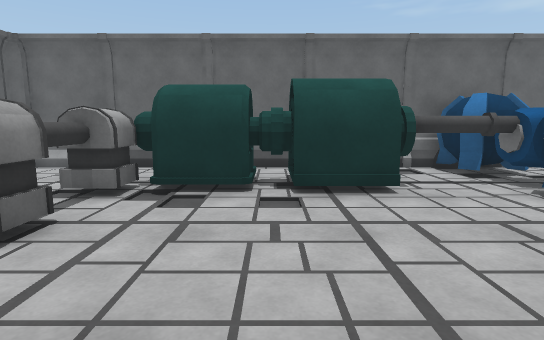
View 1 (above)

18 first-person views from a walk through a Unity game level. The camera is 1.3 m above the floor, tilts 8° down and sees 80° across. The floor is counted in squares, 1 m on a side. Each view is taken from the middle of a square. On the plan, view 1 faces up. The plan holds only what a view shows up to about 14 squares ahead; the rest is blank. The place goes on beyond the plan. The player is left out. Surface patterns are stand-ins for the level's own textures.

View 2
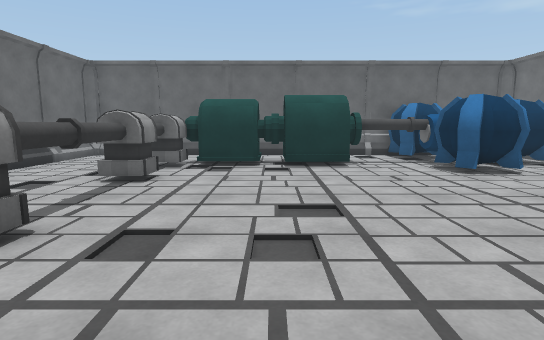

View 3
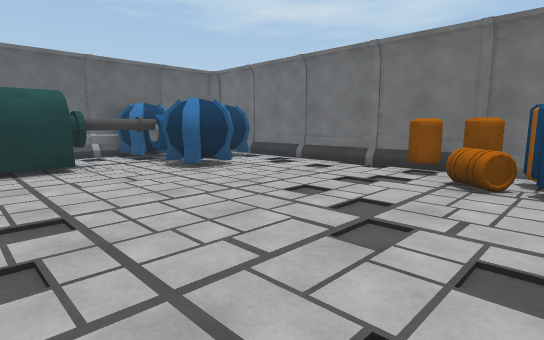

View 4
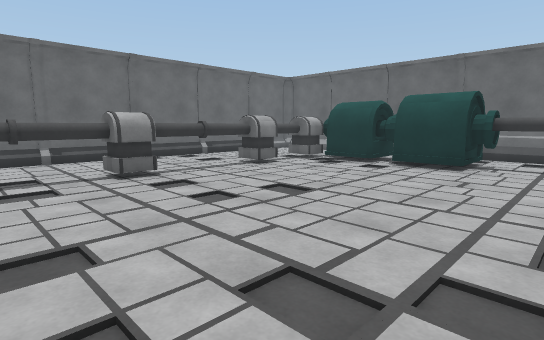

View 5
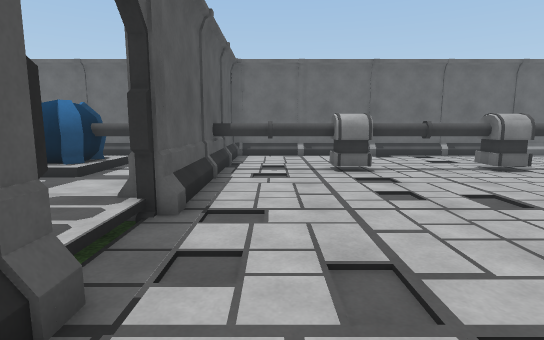

View 6
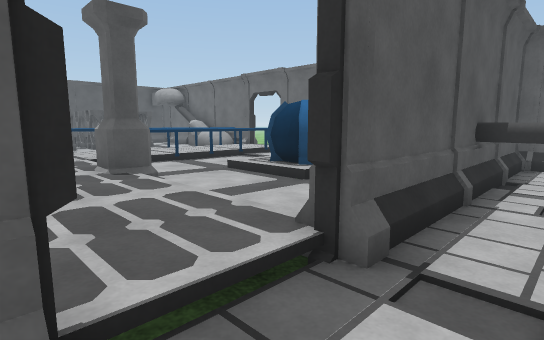

View 7
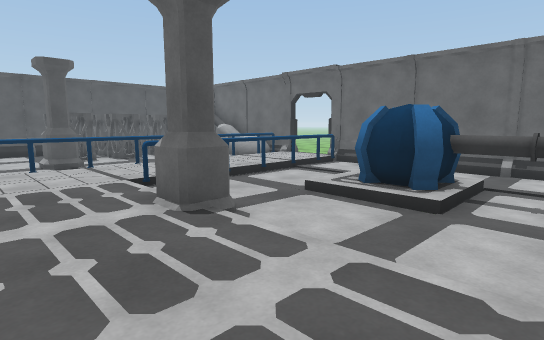

View 8
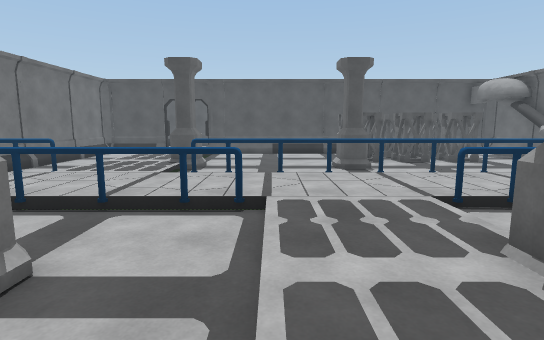

View 9
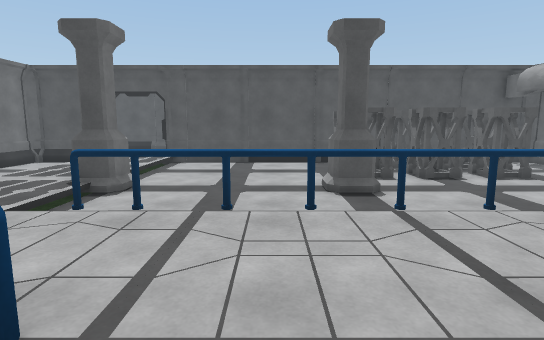

View 10
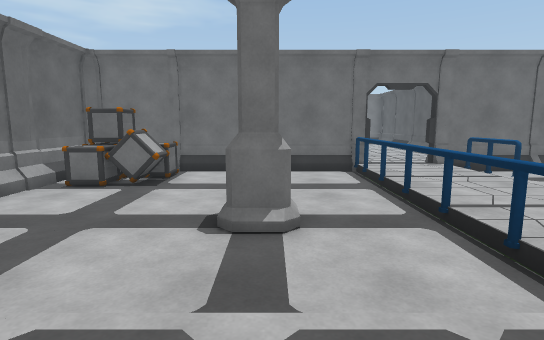

View 11
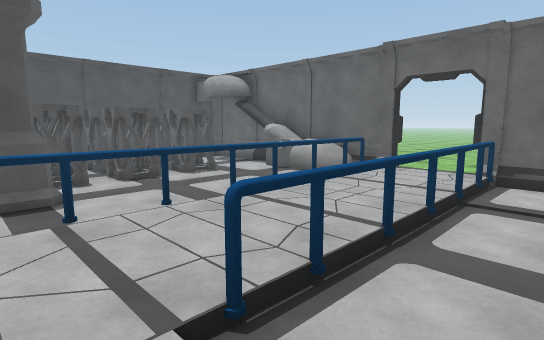

View 12
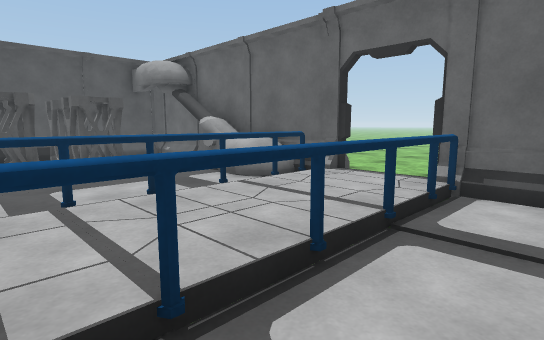

View 13
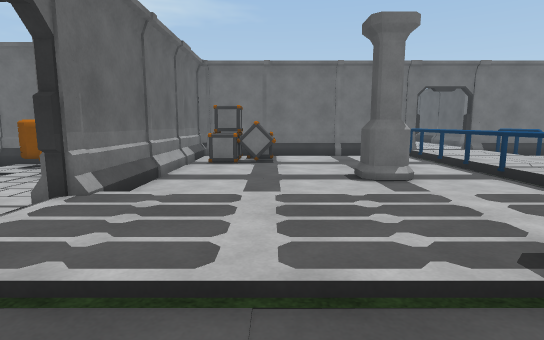

View 14
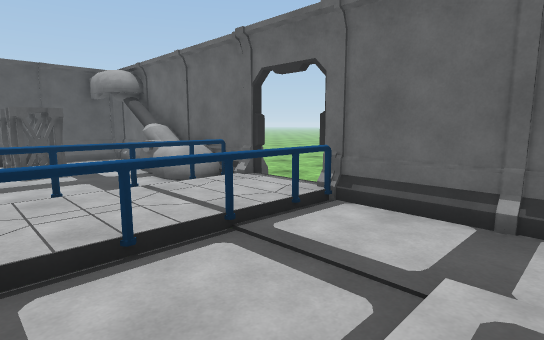

View 15
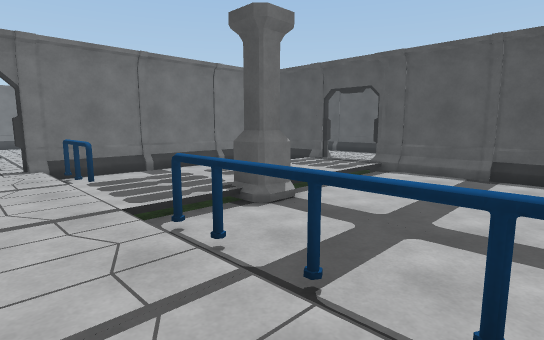

View 16
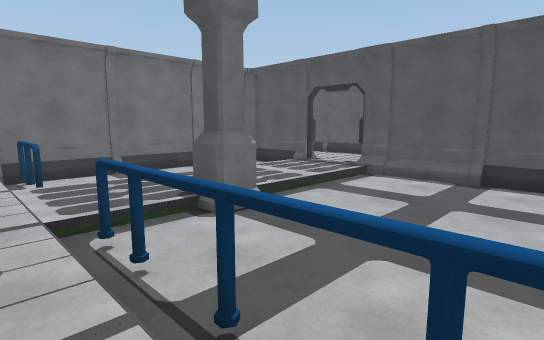

View 17
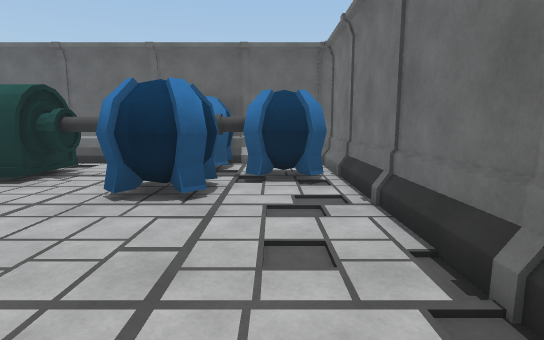

View 18
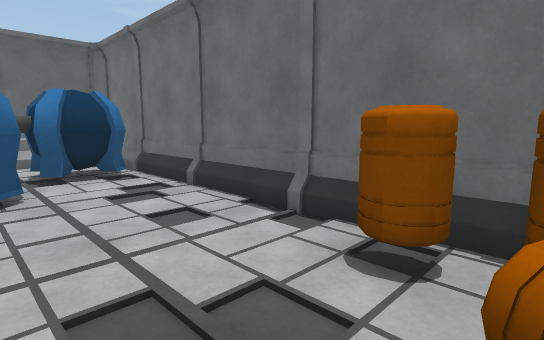

### Floor plan
Key: @ floor where view 1 was taken; # wall or solid block; . main floor; : floor 0.25 m higher than the main floor; / step, stairs or slope; = window, fence, low wall or low ledge; ^ raised ledge; P pipe; B barrel; I pillar; G guardrail; C crate; O other object.
Columns run from 8 left of view 1 to 18 right of it. Each row starts with its distance up from view 1.
 10 ##############O####
  9 #.. ..  .....O O..#
  8 #...   OOOOO.O OOO#
  7 #...  OOOOOPPPPPPP#
  6 #...OPOO.OO..O OOO#
  5 #... P.......O O..#
  4 #... P........O...#
  3 #...PP............#
  2 #...PP............#
  1 #...PP............#
  0 #.  PP..@.........#
 -1 #...OP...........B#
 -2 #...PP.........BBB#
 -3 #...PP..........BB#
 -4 #...PP.........BBB#
 -5 ##########//##########
 -6 #   PP.../::/.....CCO#
 -7 #....P.../::/.....CCC#
 -8 #../PP/../::/.....CCC#
 -9 #.  OO/../::/........#
-10 #../OO/..I::/..I.....#
-11 #..////..I::/..I.....#
-12 #......../::/........#
-13 #......../::/........#
-14 #GGGGGGGG/::/GGGGGGGO#
-15 /::::::::::::::::::::/
-16 #::::::::::::::::::::/ ....
-17 #OGGGGGGGGGGGGG/::GGG# ....
-18 #^............./::/..#
-19 #^=......I.....I::/..#
-20 #^.......I.....I::/..#
-21 ##..O.O.O....../::/..#
-22 ##..OOOOOO...../::/ .#
-23 #.. OOOOO....../::/ .#
-24 #.. OOOOOO...../::/ .#
-25 #..      ....../::/ .#
-26 ################//####

Where each view was taken, in squares from view 1:
view 1: 0 up, 0 right, facing up
view 2: 4 down, 0 right, facing up
view 3: 4 down, 0 right, facing up-right
view 4: 4 down, 5 right, facing up-left
view 5: 3 down, 6 right, facing left
view 6: 3 down, 4 right, facing down-left
view 7: 6 down, 4 right, facing down-left
view 8: 8 down, 4 right, facing down
view 9: 12 down, 3 right, facing down
view 10: 11 down, 2 right, facing right
view 11: 12 down, 2 right, facing down-left
view 12: 12 down, 1 left, facing down-left
view 13: 8 down, 1 left, facing right
view 14: 10 down, 2 left, facing down-left
view 15: 15 down, 2 right, facing down-right
view 16: 16 down, 2 right, facing down-right
view 17: 1 down, 8 right, facing up
view 18: 2 down, 6 right, facing up-right
